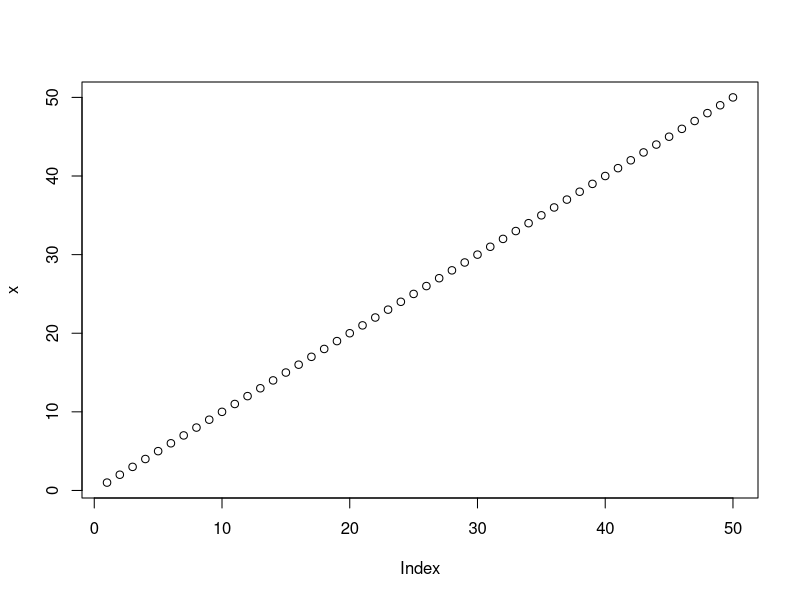
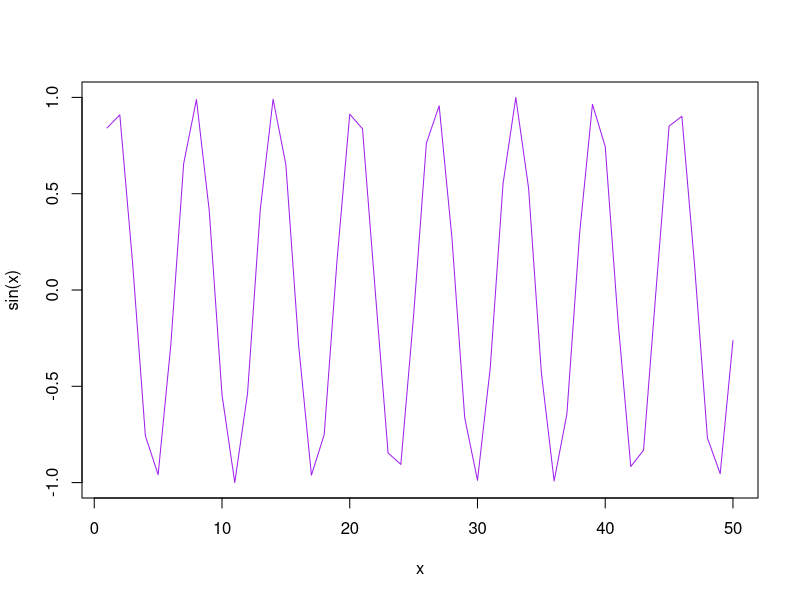
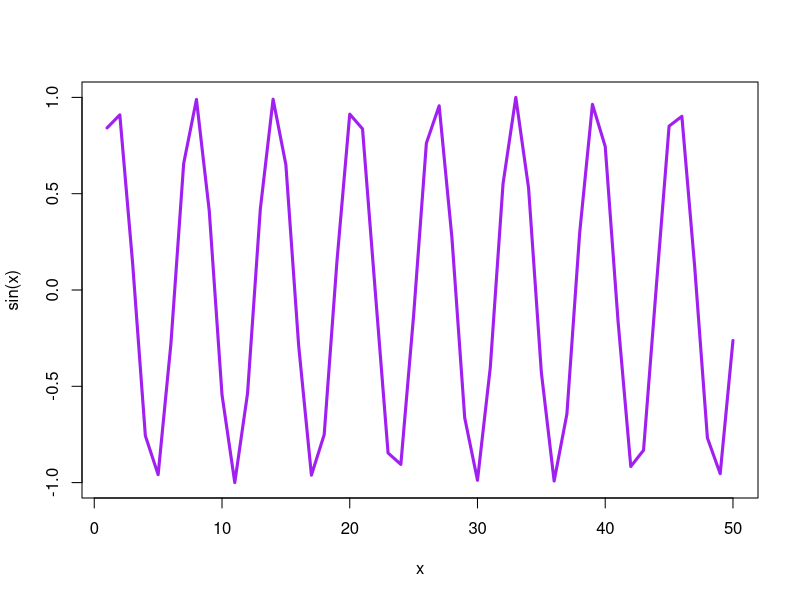

Write the R code that produced these figures, in order.
# My first Rscript
x <- 1:50
plot(x)

plot(x, sin(x), type = "l", col = "purple")
plot(x=x, y=sin(x), col="purple", typ="l", lwd=3)


log(10,base = 2)
